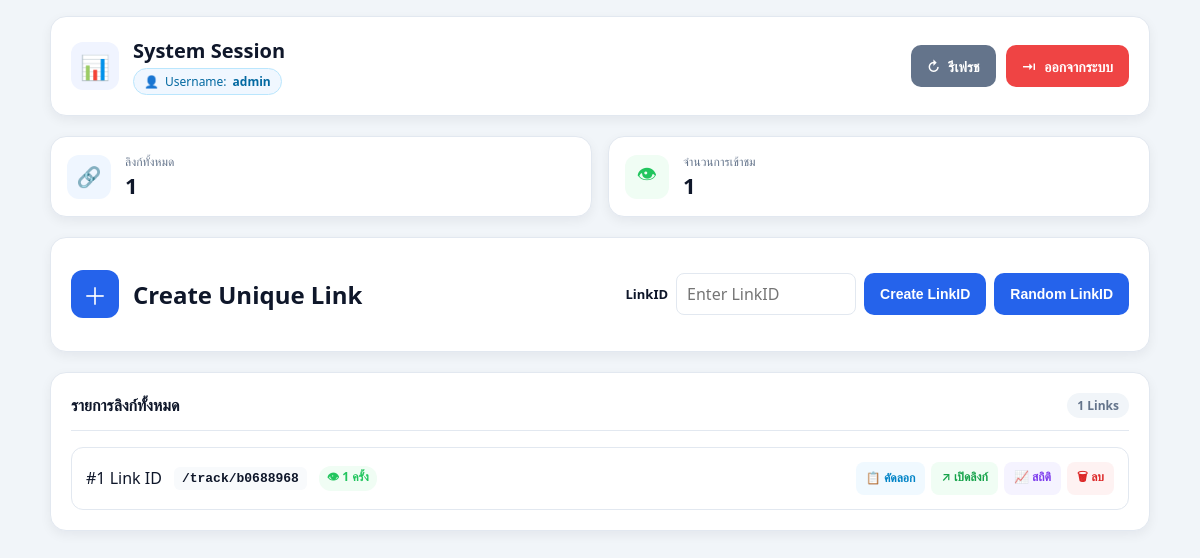
The app's page /admin (signed in), older data.
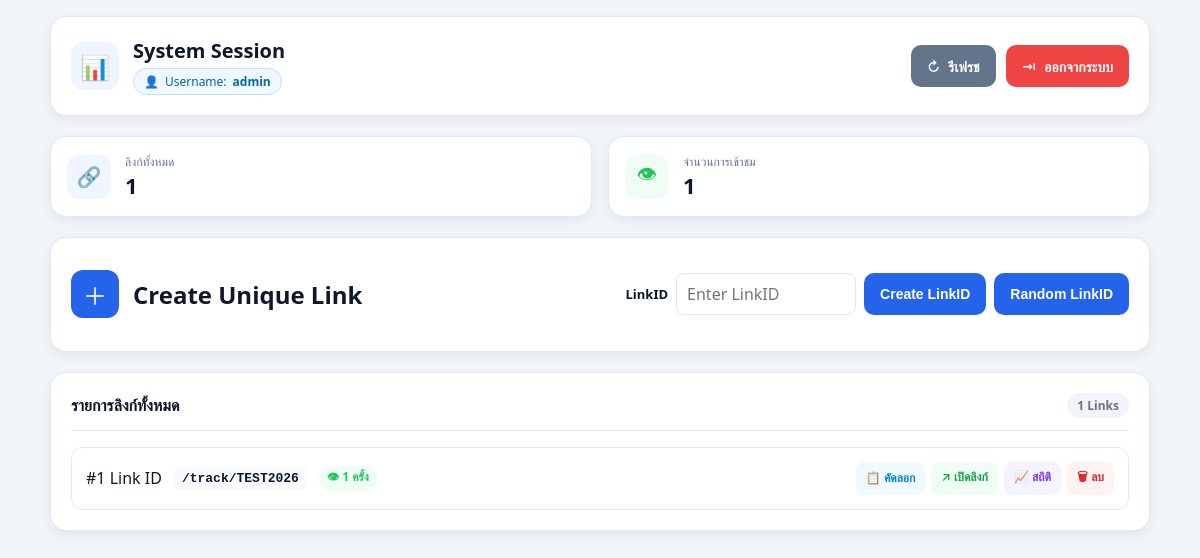
The same page, newer data.
### tables this page shows
CREATE TABLE links (
            id TEXT PRIMARY KEY
        );

### app/routes.py (the view)
@router.route("/admin")
def admin_dashboard():
    if not session.get("admin_logged_in"):
        return redirect(url_for("router.admin_login"))
    links_data, total_visits = services.fetch_admin_dashboard_data()
    res = render_template("admin.html", links_data=links_data, total_visits=total_visits, current_username=session.get("admin_username"))
    return res

### app/database.py (called while the page is built)
def get_db_connection():
    project_directory = os.path.dirname(os.path.dirname(os.path.abspath(__file__)))
    database_path = os.environ.get("DATABASE_PATH", os.path.join(project_directory, "database.db"))
    database_directory = os.path.dirname(database_path)
    if database_directory:
        os.makedirs(database_directory, exist_ok=True)
    database_connection = sqlite3.connect(database_path, timeout=30)
    database_connection.row_factory = sqlite3.Row
    database_connection.execute("PRAGMA foreign_keys = ON")
    return database_connection

def get_db_cursor(database_connection, dictionary=False):
    cursor = database_connection.cursor()
    return cursor

def execute_query(database_cursor, query, parameters=()):
    res = database_cursor.execute(query, parameters)
    return res

### app/services.py (called while the page is built)
def fetch_admin_dashboard_data():
    database_connection = get_db_connection()
    database_cursor = get_db_cursor(database_connection)
    execute_query(database_cursor, "SELECT links.id, COUNT(visits.id) FROM links LEFT JOIN visits ON links.id = visits.link_id GROUP BY links.id ORDER BY links.id DESC")
    links_data = database_cursor.fetchall()
    execute_query(database_cursor, "SELECT COUNT(*) FROM visits")
    total_visits = database_cursor.fetchone()[0]
    database_cursor.close()
    database_connection.close()
    res = (links_data, total_visits)
    return res

### templates/admin.html (shortened to what this page needs)
<!doctype html>
<html lang="th">
  <head>
    <link
      rel="stylesheet"
      href="{{ url_for('static', filename='css/common.css') }}"
    />
    <link
      rel="stylesheet"
      href="{{ url_for('static', filename='css/admin.css') }}"
    />
  </head>
  <body>
    <div class="container">
      <div class="admin-header">
        <div class="header-content">
          <div>
            <div class="header-title">
              <span class="header-icon">📊</span>
              <div>
                <h1>System Session</h1>
                <div class="header-subtitle-wrap">
                  {% if current_username %}
                  <div class="user-badge">
                    <span class="user-badge-icon">👤</span>
                    <span class="user-badge-label">Username:</span>
                    <strong class="user-badge-name"
                      >{{ current_username }}</strong
                    >
                  </div>
                  {% endif %}
                </div>
              </div>
            </div>
          </div>
          <div class="header-actions">
            <a href="/admin" class="btn btn-refresh"> ↻ <span>รีเฟรช</span> </a>
            <a href="/logout" class="btn btn-danger">
              ⇥ <span>ออกจากระบบ</span>
            </a>
          </div>
        </div>
      </div>
      <div class="summary-grid">
        <div class="summary-card">
          <div class="summary-icon blue">🔗</div>
          <div>
            <div class="summary-label">ลิงก์ทั้งหมด</div>
            <div class="summary-value" id="dashboard-link-count">
              {{ links_data|length }}
            </div>
          </div>
        </div>
        <div class="summary-card">
          <div class="summary-icon green">👁</div>
          <div>
            <div class="summary-label">จำนวนการเข้าชม</div>
            <div class="summary-value" id="dashboard-visit-count">
              {{ total_visits }}
            </div>
          </div>
        </div>
      </div>
      <div class="card create-card">
        <div class="create-content">
          <div class="create-info">
            <div class="create-icon">＋</div>
            <div>
              <h2>Create Unique Link</h2>
            </div>
          </div>
          <div class="create-actions">
            <form
              action="/api/create-link"
              method="post"
              class="custom-link-form"
            >
              <label for="link-id">LinkID</label>
              <input
                id="link-id"
                name="link_id"
                type="text"
                placeholder="Enter LinkID"
                pattern="[A-Za-z0-9_-]{1,64}"
                maxlength="64"
                autocomplete="off"
                required
              />
              <button type="submit" class="btn btn-primary create-button">
                Create LinkID
              </button>
            </form>
            <form action="/api/create-link" method="post">
              <button type="submit" class="btn btn-primary create-button">
                Random LinkID
              </button>
            </form>
          </div>
        </div>
      </div>
      <div class="card">
        <div class="section-header">
          <div>
            <h2>รายการลิงก์ทั้งหมด</h2>
          </div>
          <div class="link-count">{{ links_data|length }} Links</div>
        </div>
        {% if links_data %}
        <div class="link-list">
          {% for item in links_data %} {% set link_id = item[0] %} {% set count
          = item[1] %}
          <div class="link-item">
            <div class="link-info">
              <div class="link-title">
                <span class="link-number"> #{{ loop.index }} </span>
                <span>Link ID</span>
              </div>
              <div class="link-url">/track/{{ link_id }}</div>
              <div class="visit-count">
                <span class="visit-icon">👁</span>
                {{ count }} ครั้ง
              </div>
            </div>
            <div class="link-actions">
              <button
                type="button"
                class="action-btn copy-btn"
                onclick="copyToClipboard('{{ request.host_url }}track/{{ link_id }}', this)"
              >
                <span>📋</span>
                <span>คัดลอก</span>
              </button>
              <a
                href="/track/{{ link_id }}"
                target="_blank"
                class="action-btn open-btn"
              >
                <span>↗</span>
                <span>เปิดลิงก์</span>
              </a>
              <a
                href="/admin/stats/{{ link_id }}"
                target="_blank"
                class="action-btn stats-btn"
              >
                <span>📈</span>
                <span>สถิติ</span>
              </a>
              <form
                action="/api/delete-link/{{ link_id }}"
                method="post"
                class="delete-form"
              >
                <button
                  type="submit"
                  class="action-btn delete-btn"
                  onclick="
                    return confirm(
                      'คุณแน่ใจหรือไม่ว่าต้องการลบลิงก์นี้? ข้อมูลสถิติทั้งหมดจะถูกลบไปด้วย',
                    );
                  "
                >
                  <span>🗑</span>
                  <span>ลบ</span>
                </button>
              </form>
            </div>
          </div>
          {% endfor %}
        </div>
        {% else %}
        <div class="empty-state">
          <div class="empty-icon">🔗</div>
          <h3>ยังไม่มีลิงก์</h3>
          <p>กดปุ่ม "สร้างลิงก์ใหม่" เพื่อเริ่มใช้งานระบบ</p>
        </div>
        {% endif %}
      </div>
    </div>
  </body>
</html>

### static/css/common.css (style rules this page uses)
:root { --primary-color: #2563eb; --primary-hover-color: #1d4ed8; --background-color: #f1f5f9; --card-background-color: #ffffff; --text-main-color: #0f172a; --text-muted-color: #64748b; --border-color: #e2e8f0; --danger-color: #ef4444; --danger-hover-color: #dc2626; --secondary-color: #64748b; --secondary-hover-color: #475569; --box-shadow-value: 0 4px 12px rgba(15, 23, 42, 0.06); }
* { box-sizing: border-box; }
html, body { width: 100%; margin: 0; padding: 0; overflow-x: hidden; }
body { min-height: 100vh; padding: 16px; font-family: system-ui, -apple-system, BlinkMacSystemFont, "Segoe UI", Roboto, sans-serif; background-color: var(--background-color); color: var(--text-main-color); }
.container { width: 100%; max-width: 1100px; margin: 0 auto; }
.card { width: 100%; background-color: var(--card-background-color); border: 1px solid var(--border-color); border-radius: 16px; padding: 20px; margin-bottom: 20px; box-shadow: var(--box-shadow-value); }
.btn { min-height: 42px; display: inline-flex; align-items: center; justify-content: center; gap: 8px; padding: 10px 16px; border: none; border-radius: 10px; font-size: 14px; font-weight: 600; text-decoration: none; cursor: pointer; transition: background-color 0.2s ease, transform 0.15s ease; }
.btn-primary { background-color: var(--primary-color); color: rgb(255, 255, 255); }
.btn-refresh { background-color: var(--secondary-color); color: rgb(255, 255, 255); }
.btn-danger { background-color: var(--danger-color); color: rgb(255, 255, 255); }

Row changes from the older to the newer data that the page shows:
removed links: id "b0688968", count "1"
added links: id "TEST2026", count "1"
